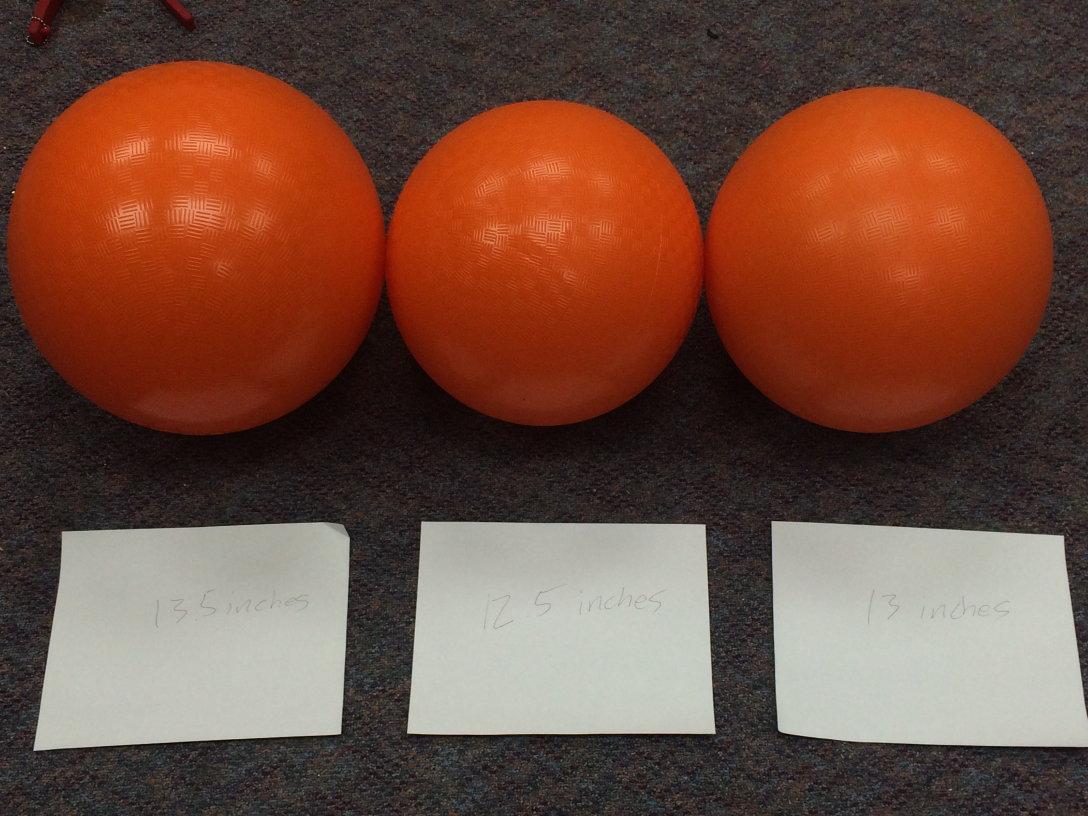
#> input picture visionSystem/cargoDetector/images/positives/767ffb624d0b0b96de523f8fc93da6f37fd9e071.jpeg, 3264 x 2448 px, given in place of the camera (shown at 1/3 size)
$ python cargoDetector.py
#> lines starting #> are read from the running program, lines starting #| are printed output that depends on the picture; after the words box and inside, x2 and y2 are one past the last pixel; in counts of white or black regions, pixels touching at a corner belong together
import cv2
import numpy as np

def mainLoop():
    cap = cv2.VideoCapture(0)

    NARANJA_MINIMO = np.array([5, 60, 60]);
    NARANJA_MAXIMO = np.array([15, 255, 255])

    while(True):
        ret, frame = cap.read()
#> frame is the input picture: shape (2448, 3264, 3); mean B, G, R 62, 77, 114.6

        hsv_img = cv2.cvtColor(frame, cv2.COLOR_BGR2HSV)
#> hsv_img: shape (2448, 3264, 3); mean H, S, V 32.1, 105.4, 115.2

        # aplicando la deteccion de colores naranjas
        threshold = cv2.cv2.inRange(hsv_img, NARANJA_MINIMO, NARANJA_MAXIMO)
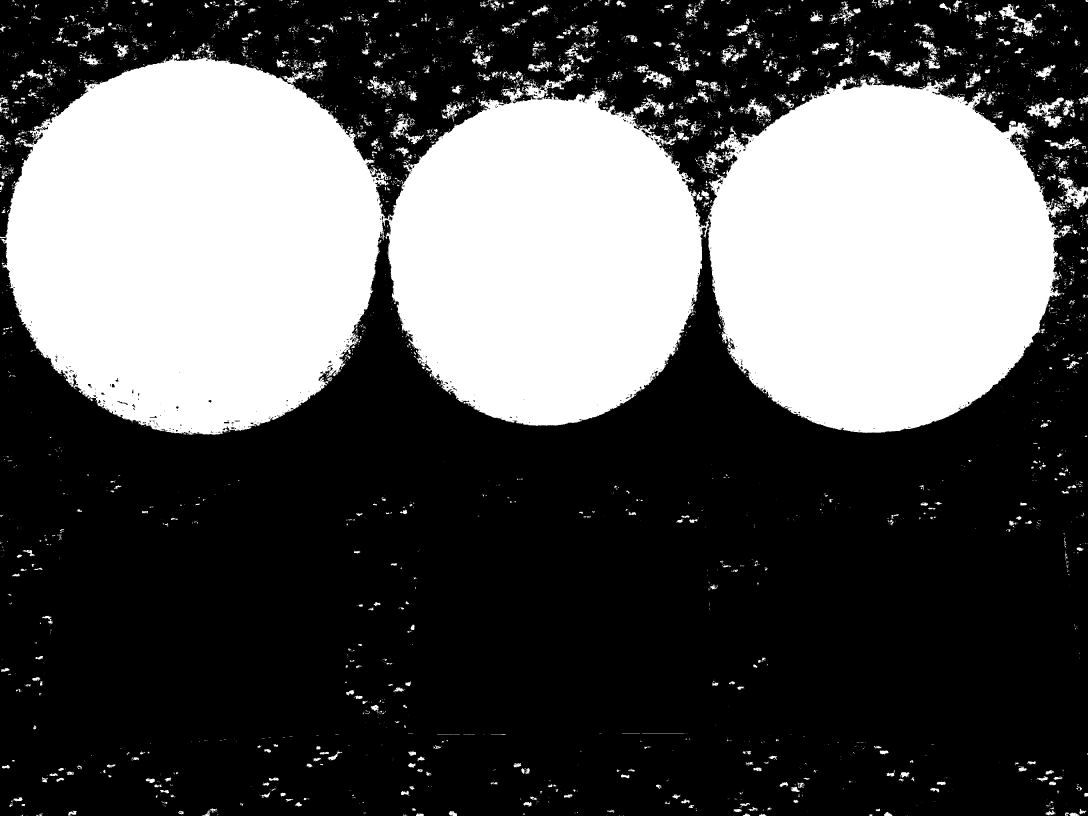
#> threshold: shape (2448, 3264) (shown at 1/3 size); 34.2% white; 5710 white regions (4902 under 20 px), largest, box (x1, y1, x2, y2) and area: (0, 162, 2128, 1304) 1733626, (2122, 228, 3213, 1299) 868679, (3174, 531, 3264, 628) 3547

        canny_white = cv2.Canny(threshold, 280, 300)
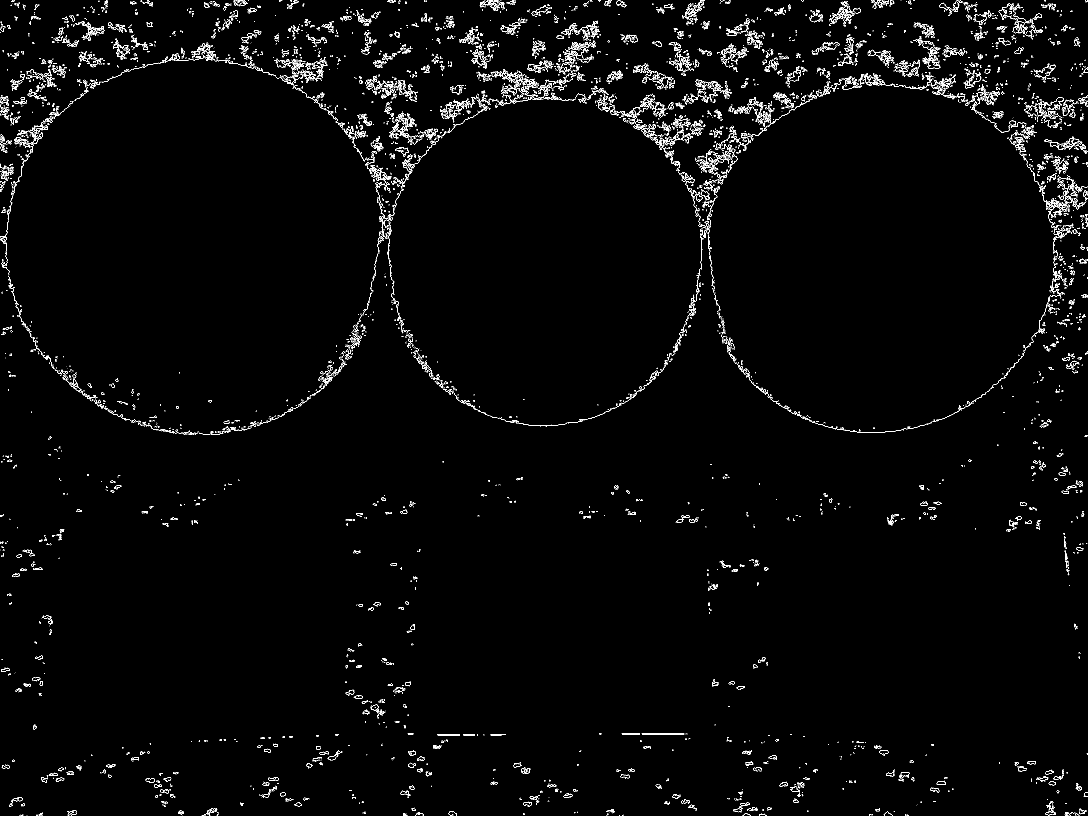
#> canny_white: shape (2448, 3264) (shown at 1/3 size); 1.4% white in thin lines or dots

        kernel = np.ones((5, 5), np.uint8)
        opening = cv2.morphologyEx(threshold, cv2.MORPH_OPEN, kernel)
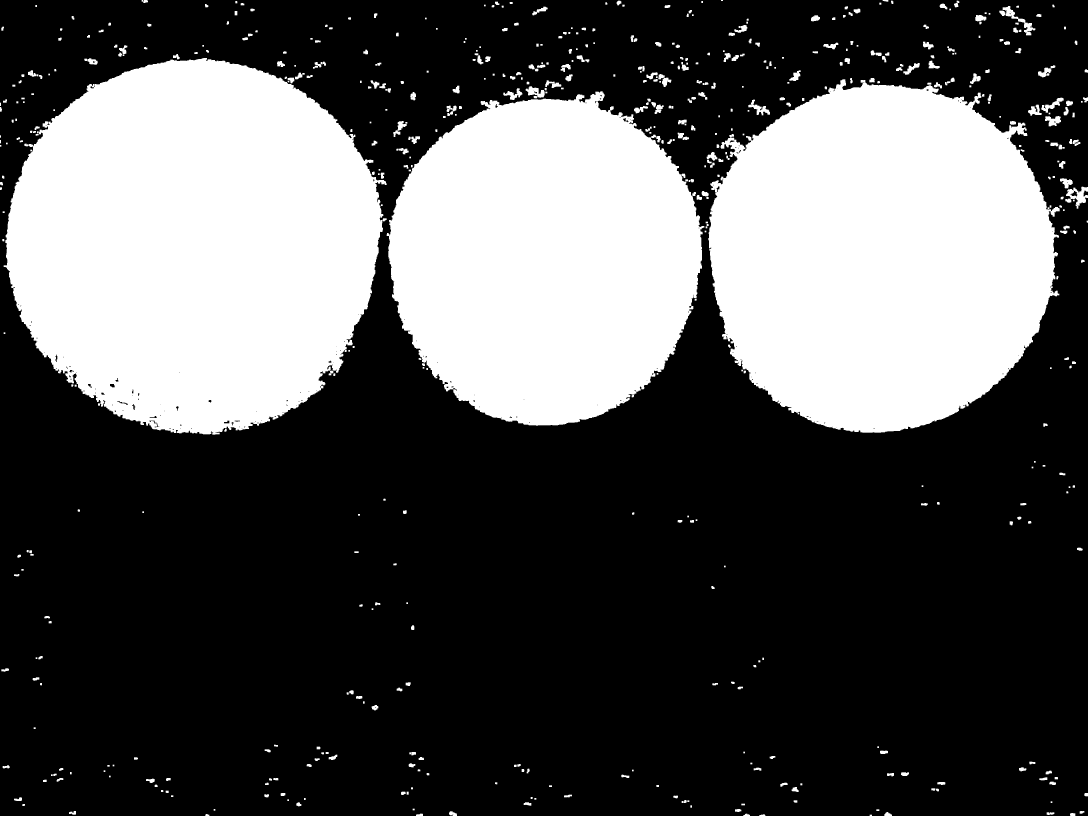
#> opening: shape (2448, 3264) (shown at 1/3 size); 33% white; 586 white regions (1 under 20 px), largest, box (x1, y1, x2, y2) and area: (11, 174, 1160, 1304) 988279, (2125, 238, 3179, 1298) 859781, (1160, 274, 2113, 1277) 725424

        cv2.imshow("Frame", frame);
        cv2.imshow("Cargo detection", opening)
        cv2.imshow("Cargo detection", canny_white);

        if cv2.waitKey(25) & 0xFF == ord('q'):
#> (key q is pressed here)
            break

    cap.release()
    cv2.destroyAllWindows()

if __name__=="__main__":
    mainLoop()

$ run again, on visionSystem/cargoDetector/images/positives/IMG_20190106_210317964.jpg
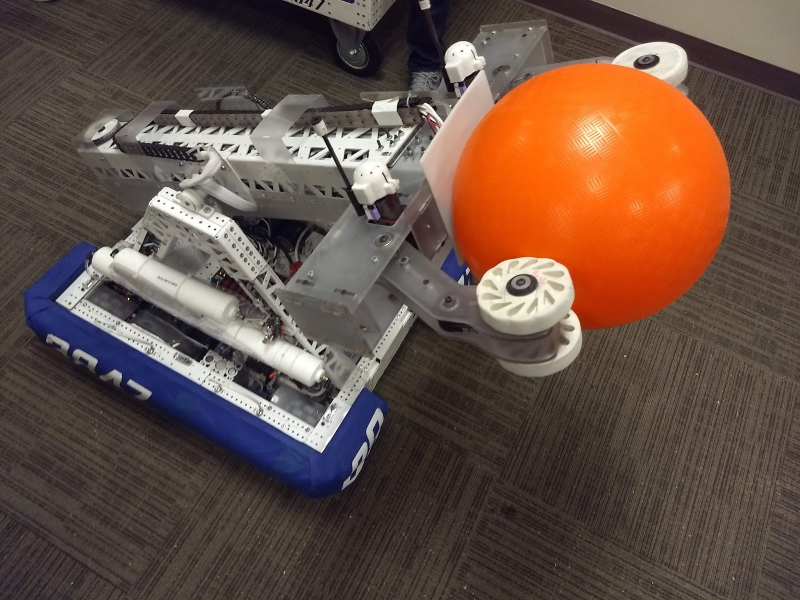
#> input picture visionSystem/cargoDetector/images/positives/IMG_20190106_210317964.jpg, 1600 x 1200 px, given in place of the camera (shown at 1/2 size)
#> in mainLoop, frame is the input picture: shape (1200, 1600, 3); mean B, G, R 68.5, 79.7, 102.1
#> hsv_img: shape (1200, 1600, 3); mean H, S, V 31.6, 78, 104.8
#> in mainLoop, `threshold = cv2.cv2.inRange(hsv_img, NARANJA_MINIMO, NARANJA_MAXIMO)`:
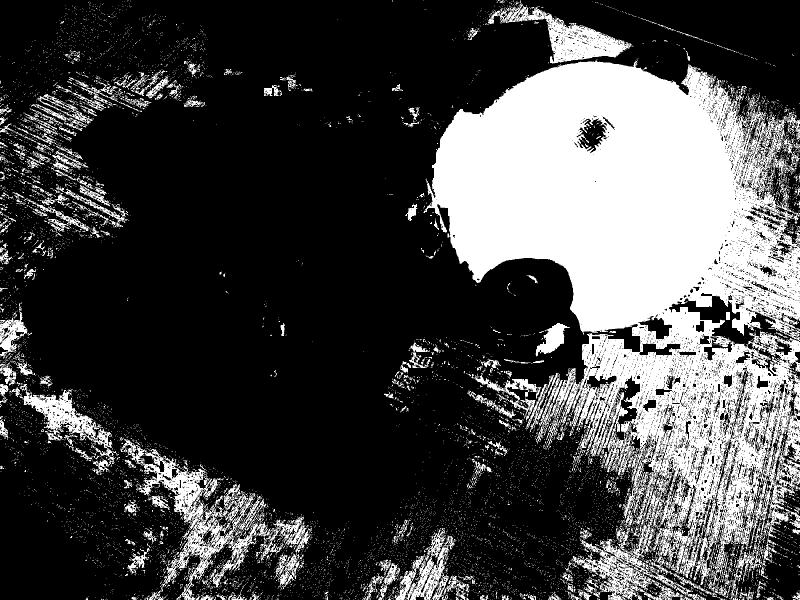
#> threshold: shape (1200, 1600) (shown at 1/2 size); 27.7% white; 9889 white regions (9497 under 20 px), largest, box (x1, y1, x2, y2) and area: (846, 119, 1600, 1200) 414300, (241, 878, 622, 1200) 22698, (973, 2, 1264, 127) 10274
#> canny_white: shape (1200, 1600); 8.4% white in thin lines or dots
#> in mainLoop, `opening = cv2.morphologyEx(threshold, cv2.MORPH_OPEN, kernel)`:
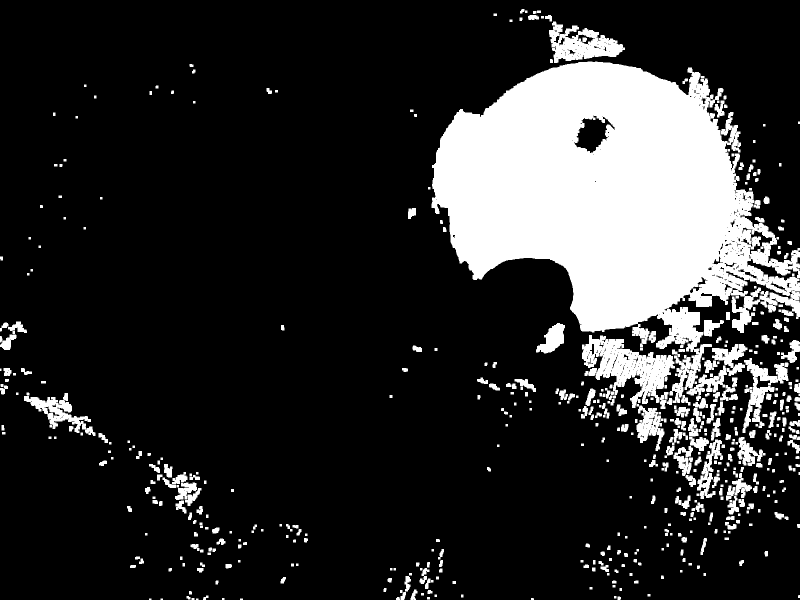
#> opening: shape (1200, 1600) (shown at 1/2 size); 18.1% white; 541 white regions (7 under 20 px), largest, box (x1, y1, x2, y2) and area: (863, 123, 1600, 806) 264391, (1164, 670, 1350, 902) 14978, (1098, 43, 1250, 126) 6469

$ run again, on visionSystem/cargoDetector/images/positives/maxresdefault.jpg
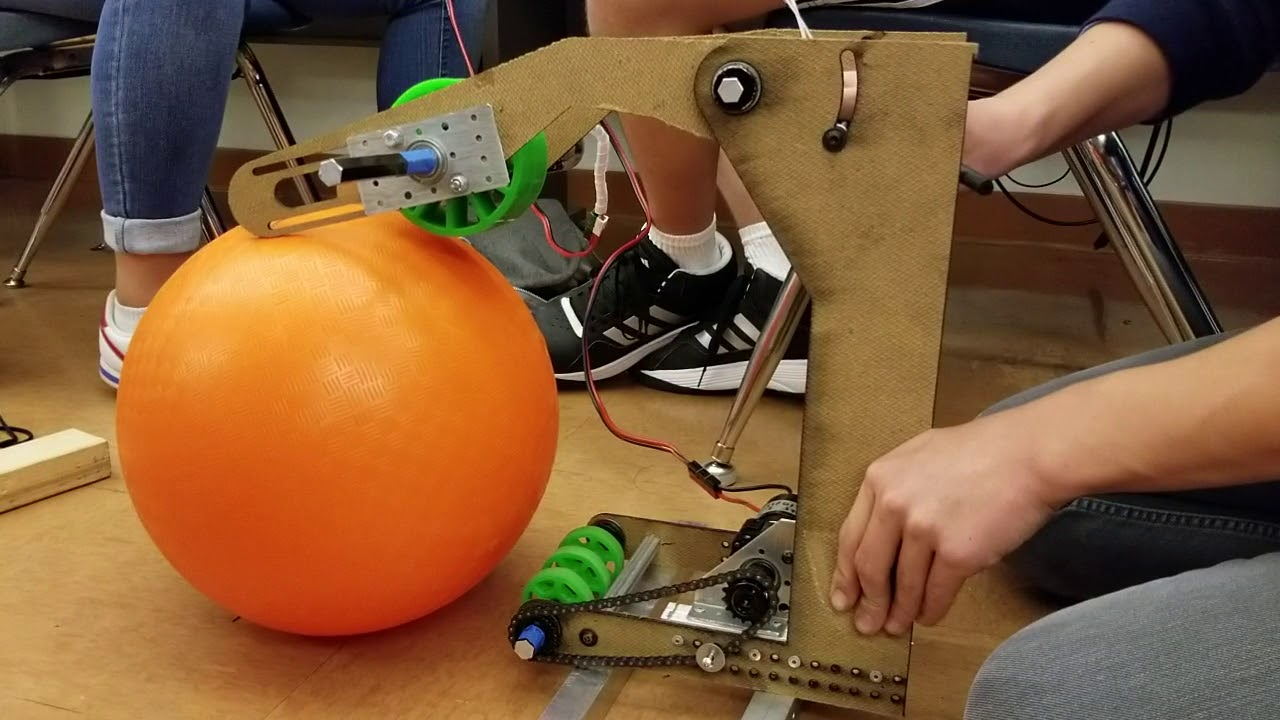
#> input picture visionSystem/cargoDetector/images/positives/maxresdefault.jpg, 1280 x 720 px, given in place of the camera
#> in mainLoop, frame is the input picture: shape (720, 1280, 3); mean B, G, R 55.9, 90.7, 128.1
#> hsv_img: shape (720, 1280, 3); mean H, S, V 28.8, 142.6, 130.9
#> in mainLoop, `threshold = cv2.cv2.inRange(hsv_img, NARANJA_MINIMO, NARANJA_MAXIMO)`:
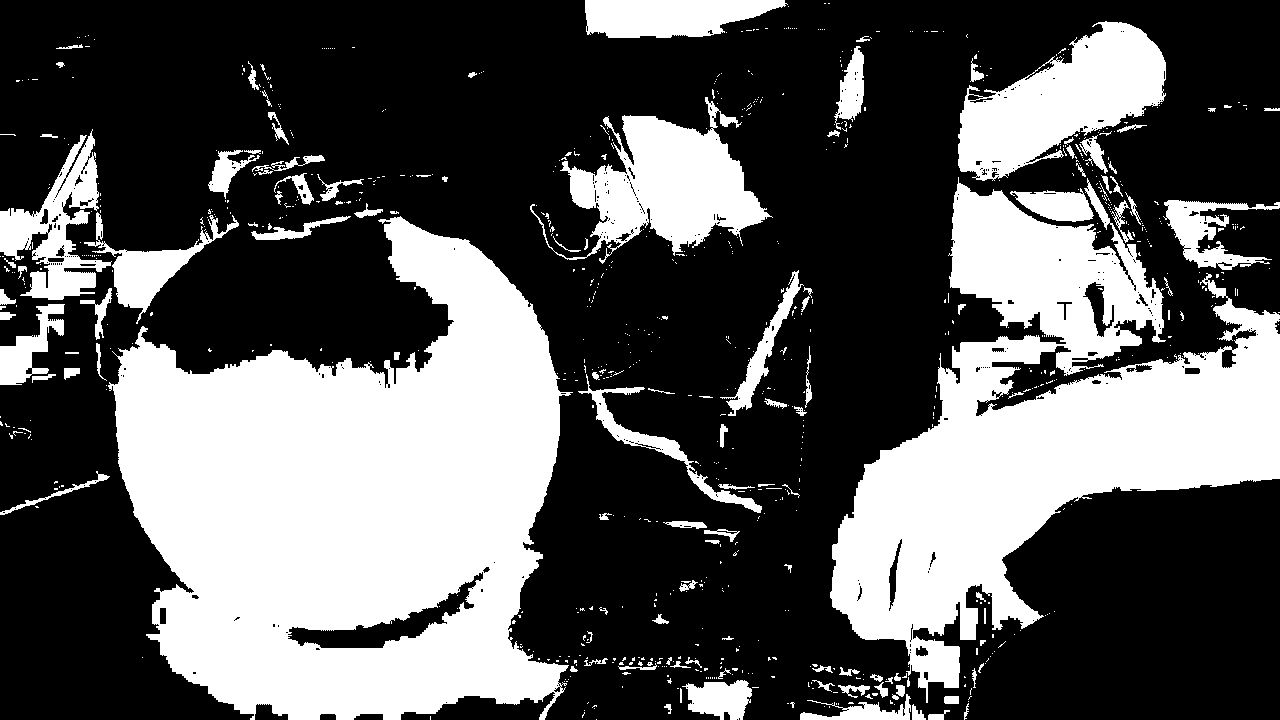
#> threshold: shape (720, 1280); 35.2% white; 853 white regions (734 under 20 px), largest, box (x1, y1, x2, y2) and area: (108, 216, 573, 720) 147210, (830, 177, 1280, 703) 97501, (958, 21, 1166, 181) 17377
#> canny_white: shape (720, 1280); 2.9% white in thin lines or dots
#> in mainLoop, `opening = cv2.morphologyEx(threshold, cv2.MORPH_OPEN, kernel)`:
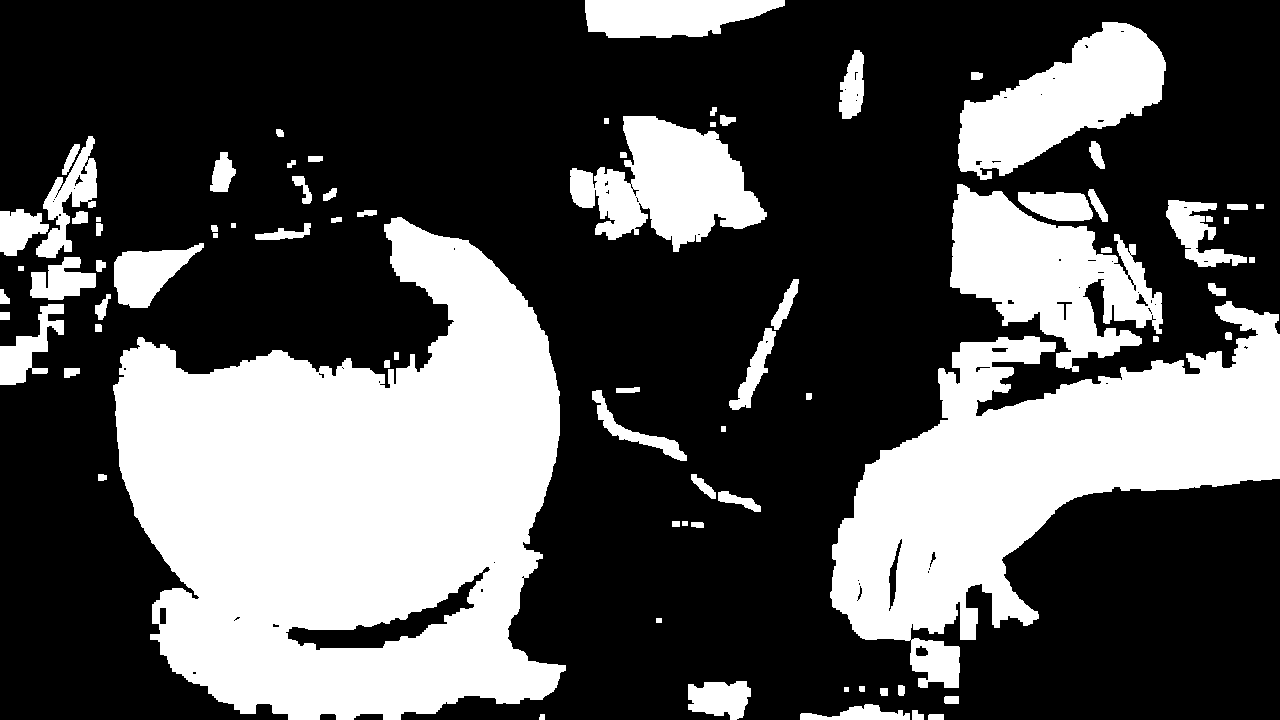
#> opening: shape (720, 1280); 33.4% white; 79 white regions, largest, box (x1, y1, x2, y2) and area: (113, 217, 566, 720) 146155, (830, 301, 1280, 688) 74504, (950, 184, 1163, 372) 20422
